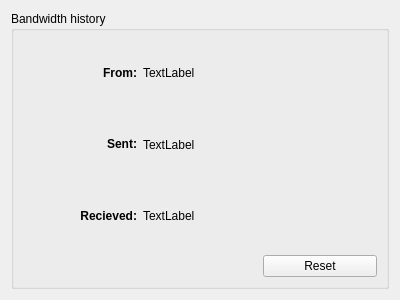
<?xml version="1.0" encoding="UTF-8"?>
<ui version="4.0">
 <class>Form</class>
 <widget class="QWidget" name="Form">
  <property name="geometry">
   <rect>
    <x>0</x>
    <y>0</y>
    <width>400</width>
    <height>300</height>
   </rect>
  </property>
  <property name="windowTitle">
   <string>Form</string>
  </property>
  <layout class="QVBoxLayout" name="verticalLayout">
   <item>
    <widget class="QGroupBox" name="grpBandwidth">
     <property name="title">
      <string>Bandwidth history</string>
     </property>
     <layout class="QGridLayout" name="gridLayout">
      <item row="2" column="0">
       <widget class="QLabel" name="lblSentLabel_2">
        <property name="text">
         <string>&lt;b&gt;Recieved:&lt;/b&gt;</string>
        </property>
        <property name="alignment">
         <set>Qt::AlignRight|Qt::AlignTrailing|Qt::AlignVCenter</set>
        </property>
       </widget>
      </item>
      <item row="1" column="0">
       <widget class="QLabel" name="lblSentLabel">
        <property name="text">
         <string>&lt;b&gt;Sent:&lt;/b&gt;</string>
        </property>
        <property name="alignment">
         <set>Qt::AlignRight|Qt::AlignTrailing|Qt::AlignVCenter</set>
        </property>
       </widget>
      </item>
      <item row="0" column="0">
       <widget class="QLabel" name="lblFromLabel">
        <property name="text">
         <string>&lt;b&gt;From:&lt;/b&gt;</string>
        </property>
        <property name="alignment">
         <set>Qt::AlignRight|Qt::AlignTrailing|Qt::AlignVCenter</set>
        </property>
       </widget>
      </item>
      <item row="0" column="1" colspan="2">
       <widget class="QLabel" name="lblFrom">
        <property name="text">
         <string>TextLabel</string>
        </property>
       </widget>
      </item>
      <item row="1" column="1" colspan="2">
       <widget class="QLabel" name="lblSent">
        <property name="text">
         <string>TextLabel</string>
        </property>
       </widget>
      </item>
      <item row="2" column="1" colspan="2">
       <widget class="QLabel" name="lblRecv">
        <property name="text">
         <string>TextLabel</string>
        </property>
       </widget>
      </item>
      <item row="4" column="2">
       <widget class="QPushButton" name="btnReset">
        <property name="text">
         <string>Reset</string>
        </property>
       </widget>
      </item>
     </layout>
    </widget>
   </item>
  </layout>
 </widget>
 <resources/>
 <connections/>
</ui>
